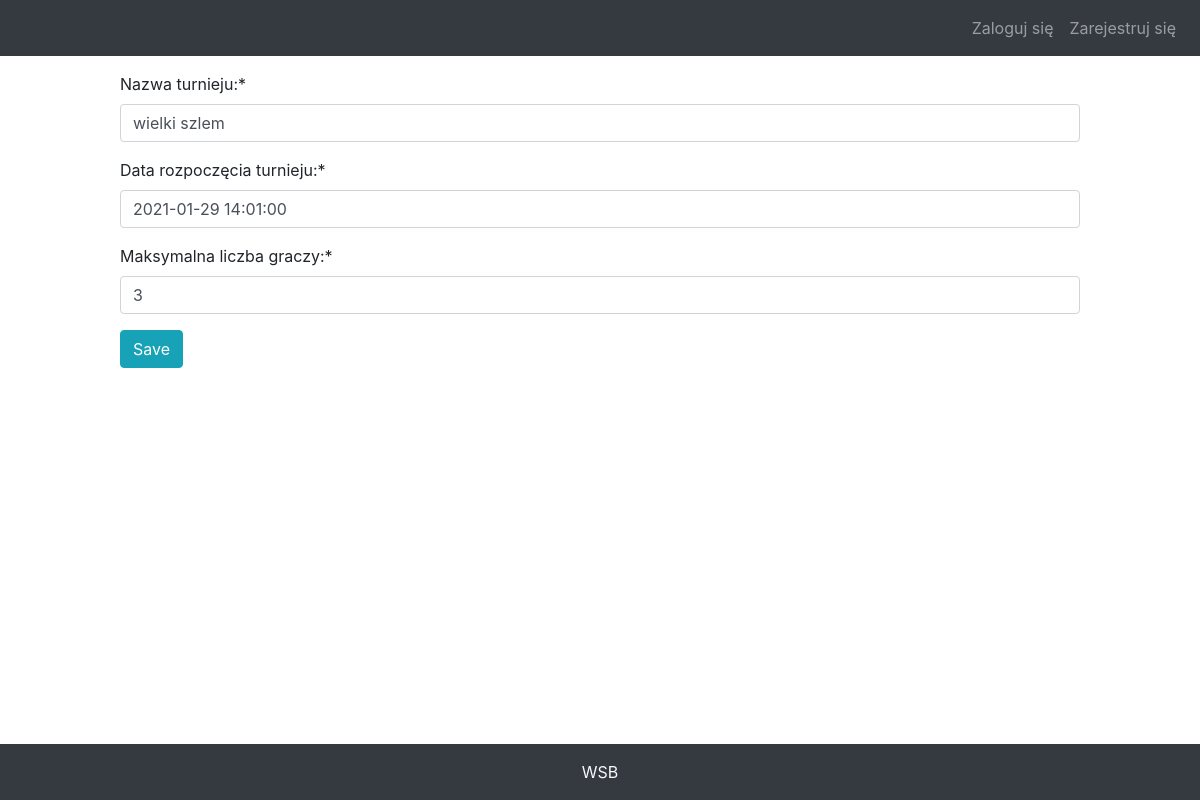
The page /turnieje/tournaments/40/update on the database its author committed.
### turnieje/models/turnieje_model.py (models this page shows, shortened)
class Tournaments(models.Model):
    id = models.AutoField(db_index=True, primary_key=True)
    name = models.CharField(max_length=20)
    date_of_start = models.DateTimeField()
    max_players = models.IntegerField()

### turnieje/views/turnieje_view.py (the view)
# urls.py: path('tournaments/<int:pk>/update', UpdateTournamentView.as_view(), name="tournament_update"),
class UpdateTournamentView(SuccessMessageMixin, UpdateView):
    model = Tournaments
    success_url = reverse_lazy('all_tournaments')
    form_class = TournamentsForm
    success_message = "Turniej został zaktualizowany"

### turnieje/forms/turnieje_form.py
class TournamentsForm(ModelForm):
    class Meta:
        model = Tournaments
        fields = ['name', 'date_of_start', 'max_players']
        labels = {
            "name": "Nazwa turnieju:",
            "date_of_start": "Data rozpoczęcia turnieju:",
            "max_players": "Maksymalna liczba graczy:"
        }
        widgets = {
            'date_of_start': DateTimePickerInput(format='%Y-%m-%d %H:%M:%S')
        }

### turnieje/templates/turnieje/tournaments_form.html (shortened to what this page needs)
{% extends 'turnieje/scheleton.html' %}
{% block content %}
{% load crispy_forms_tags %}
<form method="post">
    <p>
        {{ form|crispy }}
    </p>
    <button type="submit" class="btn btn-info">Save</button>
</form>
{% endblock %}

### rows shown on the page
Tournaments: name "wielki szlem", date_of_start "2021-01-29 14:01:00", max_players "3"
